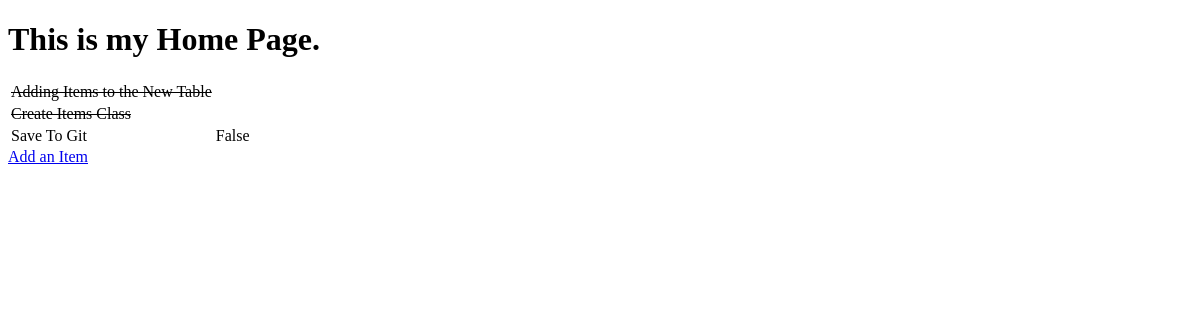
Before: / with the older database file.
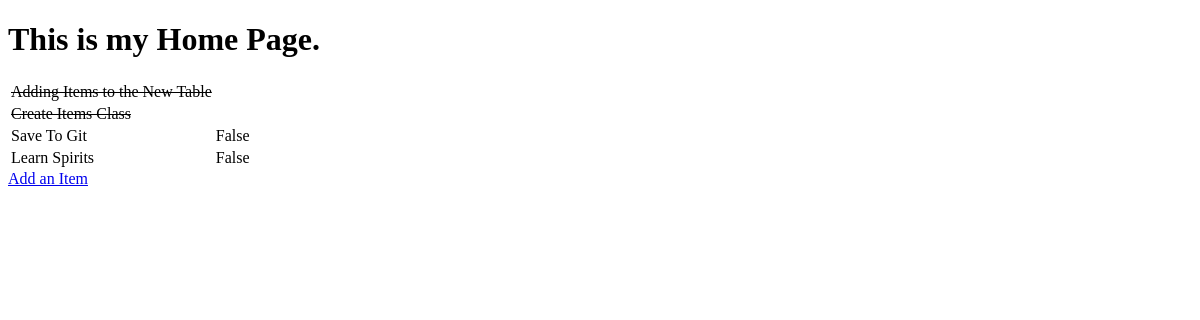
After: the same page with the newer database file.
### mini/models.py (models this page shows, shortened)
class Item(models.Model):
    name = models.CharField(max_length=50, null=False, blank=False)
    doen = models.BooleanField(null=False, blank=False, default=False)

### mini/views.py (the view)
# urls.py: path('', home_page, name='home'),
def home_page(request):
    items = Item.objects.all()
    context = {
        'items': items
    }
    return render(request, 'mini/home.html', context)

### mini/templates/mini/home.html (shortened to what this page needs)
<!DOCTYPE html>
<html lang="en">
<head>
</head>
<body>
    <h1>This is my Home Page.</h1>
    <table>
        {% for item in items%}
        <tr>
            {% if item.doen %}
                <td><strike>{{ item.name }}</strike></td>
            {% else %}
                <td>{{ item.name }}</td>
                <td>{{ item.doen  }}</td>
            {% endif %}
        </tr>
        {% empty %}
            <tr><td>You have nothing to do.</td></tr>
        {% endfor %}
    </table>
    <a href="/add">Add an Item</a>
</body>
</html>

Changed rows visible on the page:
added Item: name "Learn Spirits", doen "False"
